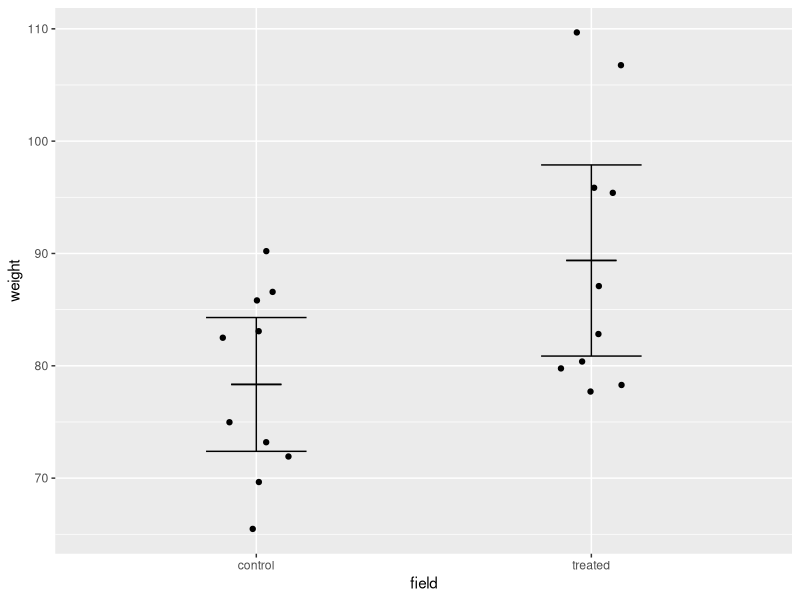
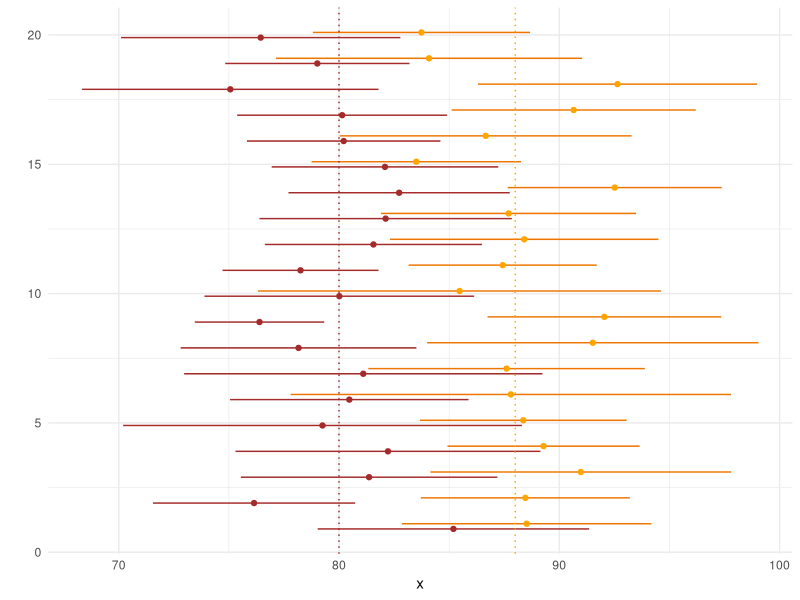

These charts were generated, in order, by the following R code:
## ---- chunk 1
suppressPackageStartupMessages( library(tidyverse) )
set.seed( 13245768 )
## ---- chunk 2
onions_control <- rnorm( 10, mean=80, sd=9 )
## ---- chunk 3
onions_treated <- rnorm( 10, mean=88, sd=9 )
## ---- chunk 4
mean_control <- mean( onions_control )
sem_control <- sd( onions_control ) / sqrt( length(onions_control) )  
   # length(onions_control) = 10   (Anzahl der Zwiebeln)
sf <- qt( 0.975, length(onions_control) - 1 )   # sf: "Student factor"
ci_control <- c( mean_control - sf*sem_control, mean_control + sf*sem_control )
ci_control
## ---- chunk 5
tres <- t.test( onions_control )
tres$conf.int
## ---- chunk 6
tres$estimate
## ---- chunk 7
tres <- t.test( onions_treated )
tres$conf.int
## ---- chunk 8
t.test( onions_control ) %>% broom::tidy()
## ---- chunk 9
bind_rows(
  tibble( weight = onions_control, field = "control" ),
  tibble( weight = onions_treated, field = "treated" ) ) -> onion_tbl
onion_tbl
## ---- chunk 10
onion_tbl %>%
group_by( field ) %>%
summarise( broom::tidy( t.test( weight ) ) ) %>%
select( field, mean=estimate, conf.low, conf.high ) -> mean_and_ci

mean_and_ci
## ---- chunk 11
ggplot( NULL ) +
  geom_point( aes( x=field, y=weight ), data = onion_tbl, 
      position = position_jitter( width=.1, height = 0 ) ) +
  geom_errorbar( aes( x=field, ymin=conf.low, ymax=conf.high ), data = mean_and_ci,
      width = .3 ) +
  geom_errorbar( aes( x=field, ymin=mean, ymax=mean ), data = mean_and_ci,
      width = .15 ) 
  
## ---- chunk 12
tres_control <- t.test( onions_control )
tres_treated <- t.test( onions_treated )

result <- c(
  control_mean = unname(tres_control$estimate),
  control_ci_lower = tres_control$conf.int[1],
  control_ci_upper = tres_control$conf.int[2],
  
  treated_mean = unname(tres_treated$estimate),
  treated_ci_lower = tres_treated$conf.int[1],
  treated_ci_upper = tres_treated$conf.int[2]
)  

result
## ---- chunk 13
result[1]
result["control_mean"]
## ---- chunk 14
onion_experiment <- function( n, delta_m ) {
  
  # Ernte die Zwiebeln (Ziehe die Zufalslzahlen):
  onions_control <- rnorm( n, mean=80, sd=9 )
  onions_treated <- rnorm( n, mean=80 + delta_m, sd=9 )

  # Berechne Mittelwerte und Konfidenzintervalle
  tres_control <- t.test( onions_control )
  tres_treated <- t.test( onions_treated )
  
  # Stelle Ergebnis-Vektor zusammen:
  c(
    control_mean = unname(tres_control$estimate),
    control_ci_lower = tres_control$conf.int[1],
    control_ci_upper = tres_control$conf.int[2],
    
    treated_mean = unname(tres_treated$estimate),
    treated_ci_lower = tres_treated$conf.int[1],
    treated_ci_upper = tres_treated$conf.int[2]
  )  
}

onion_experiment( 10, 8 )
## ---- chunk 15
replicate( 20, onion_experiment( n=10, delta_m=8 ) )
## ---- chunk 16
replicate( 20, onion_experiment( n=10, delta_m=8 ) ) %>% 
  t() %>% as_tibble()
## ---- chunk 17
map_dfr( 1:20, ~ onion_experiment( n=10, delta_m=8 ) )
## ---- chunk 18
map_dfr( 1:20, ~ onion_experiment( n=10, delta_m=8 ) ) %>%
mutate( run = row_number() ) %>%
ggplot() +
  geom_segment( aes( x=control_ci_lower, xend=control_ci_upper, y=run-.1, yend=run-.1 ), col="brown" ) +
  geom_segment( aes( x=treated_ci_lower, xend=treated_ci_upper, y=run+.1, yend=run+.1 ), col="darkorange2" ) +
  geom_point( aes( x=control_mean, y=run-.1 ), col="brown" ) +
  geom_point( aes( x=treated_mean, y=run+.1 ), col="orange" ) +
  geom_vline( xintercept = 80, color="brown", lty="dotted" ) +
  geom_vline( xintercept = 88, color="orange", lty="dotted" ) +
  theme_minimal( ) + xlab("x") + ylab("")

## ---- chunk 19
map_dfr( 1:20, ~ onion_experiment( n=10, delta_m=8 ) ) %>%
mutate( ci_overlap = control_ci_upper > treated_ci_lower )  
## ---- chunk 20
map_dfr( 1:10000, ~ onion_experiment( n=10, delta_m=8 ) ) %>%
mutate( ci_overlap = control_ci_upper > treated_ci_lower ) %>%
group_by( ci_overlap ) %>%
summarise( n() )
## ---- chunk 21
map_dfr( 1:10000, ~ onion_experiment( n=10, delta_m=8 ) ) %>%
mutate( ci_overlap = control_ci_upper > treated_ci_lower ) %>%
summarise( mean( !ci_overlap ) )
## ---- chunk 22
map_dfr( 1:10000, ~ onion_experiment( n=30, delta_m=8 ) ) %>%
mutate( ci_overlap = control_ci_upper > treated_ci_lower ) %>%
summarise( mean( !ci_overlap ) )
## ---- chunk 23
map_dfr( 1:10000, ~ onion_experiment( n=10, delta_m=15 ) ) %>%
mutate( ci_overlap = control_ci_upper > treated_ci_lower ) %>%
summarise( mean( !ci_overlap ) )
## ---- chunk 24
set.seed( 13245768 )
onions_control <- rnorm( 10, mean=80, sd=9 )
onions_treated <- rnorm( 10, mean=88, sd=9 )

t.test( onions_control )$conf.int
t.test( onions_treated )$conf.int
## ---- chunk 25
mean( onions_treated ) - mean( onions_control )
## ---- chunk 26
t.test( onions_treated, onions_control )
## ---- chunk 27
sem_control <- sd( onions_control ) / sqrt( length(onions_control) )
sem_control

sem_treated <- sd( onions_treated ) / sqrt( length(onions_treated) )
sem_treated
## ---- chunk 28
sem_difference = sqrt( sem_control^2 + sem_treated^2 )
sem_difference
## ---- chunk 29
sf <- qt( 0.975, 9 )
## ---- chunk 30
difference <- mean(onions_treated) - mean(onions_control)
sf <- qt( 0.975, 9 )
c( difference - sf * sem_difference, difference + sf * sem_difference )
## ---- chunk 31
t.test( onions_treated, onions_control )
## ---- chunk 32
pooled_sd <- 
  sqrt( sum( 
    c( ( onions_control - mean(onions_control) )^2, 
       ( onions_treated - mean(onions_treated) )^2 ) ) / 18 )
## ---- chunk 33
sem_pooled <- pooled_sd / sqrt(10)
sem_pooled
## ---- chunk 34
sem_diff <- sqrt( sem_pooled^2 + sem_pooled^2 )
sem_diff
## ---- chunk 35
sf <- qt( .975, 18 )
## ---- chunk 36
c( difference - sf * sem_diff, difference + sf * sem_diff )
## ---- chunk 37
t.test( onions_treated, onions_control, var.equal=TRUE )
## ---- chunk 38
set.seed( 13245768 )
onions_control <- rnorm( 30, mean=80, sd=9 )
onions_treated <- rnorm( 30, mean=88, sd=9 )

t.test( onions_treated, onions_control )
## ---- chunk 39
t.test( onions_treated, onions_control, conf.level=0.99 )
## ---- chunk 40
t.test( onions_treated, onions_control, conf.level=0.999 )$conf.int
## ---- chunk 41
pvalue <- t.test( onions_treated, onions_control )$p.value
pvalue
## ---- chunk 42
t.test( onions_treated, onions_control, conf.level=1-pvalue )$conf.int
## ---- chunk 43
t.test( onions_treated, onions_control )
